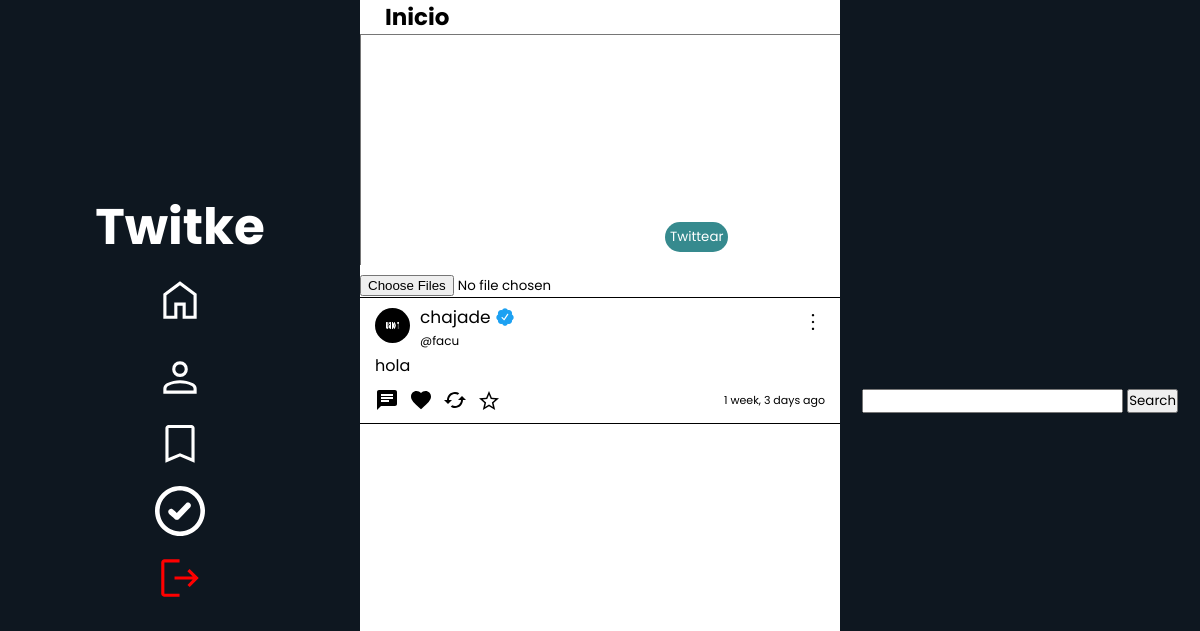
The app's page / (signed in), older data.
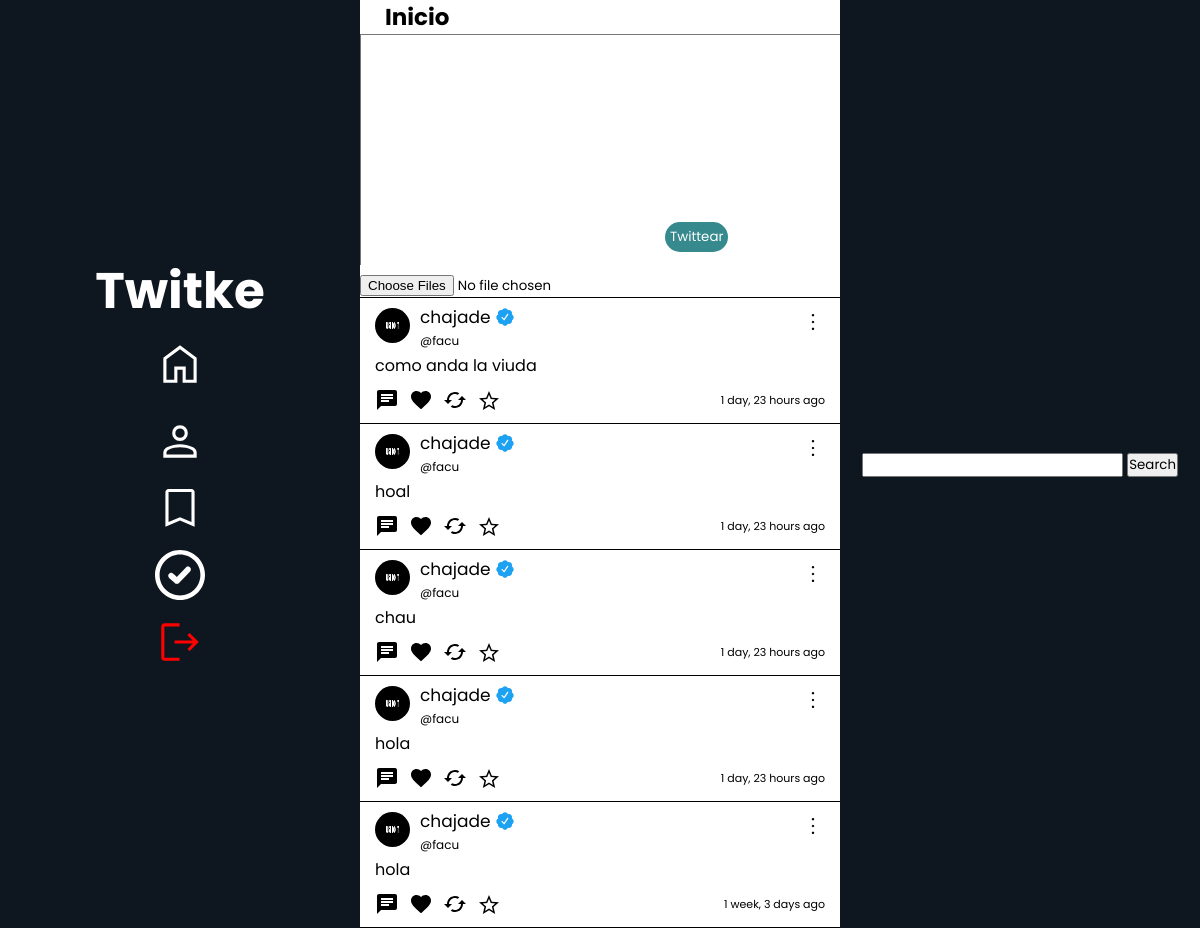
The same page, newer data.
### tweet_profiles/models.py (models this page shows)
class Tweet_profile(models.Model):
    tweet = models.ForeignKey(Tweet, null=True, on_delete=models.CASCADE)
    profile = models.ForeignKey(Profiles, null=True, on_delete=models.CASCADE)
    retwitted_by = models.ManyToManyField(Profiles, related_name="retweet_users")

### profiles/models.py (models this page shows, shortened)
class Profiles(models.Model):
    user = models.ForeignKey(User, null=True, on_delete=models.CASCADE )
    username = models.CharField(max_length=30, null=True, default="")
    keeps = models.ManyToManyField(Tweet, related_name='kept_by_profiles', blank=True)
    retweets = models.ManyToManyField(Tweet, related_name='retweets_by_profiles', blank=True)
    biography = models.TextField(max_length=250,  null=True, default="", blank=True)
    profileImage = models.ImageField(null=True, blank=True, upload_to='profileImages')
    profileBanner = models.ImageField(null=True, blank=True, upload_to='profileBanners')
    followers = models.IntegerField(default=0)
    followers_users = models.ManyToManyField('self', symmetrical=False, related_name="followage", blank=True)
    followed_users = models.ManyToManyField('self', symmetrical=False, related_name='following', blank=True)
    birthday = models.DateField(null=True)
    webSite = models.CharField(null=True, max_length=100)
    created_at = models.DateTimeField(auto_now_add=True)
    is_verified = models.BooleanField(default=False)

### tweets/models.py (models this page shows)
class Tweet(models.Model):
    user = models.ForeignKey(User, null=True, on_delete=models.CASCADE)
    content = models.TextField(max_length=180)
    created_at = models.DateTimeField(auto_now_add=True)
    likes = models.IntegerField(default=0)
    likes_users = models.ManyToManyField(User, related_name="likes_tweets")
    retweets = models.IntegerField(default=0)
    edited = models.BooleanField(default=False)
    parent_tweet = models.IntegerField(null=True)

### tweets/views.py (the view)
# urls.py: path('', views.globalFeed, name='globalFeed'),
def globalFeed(request):
    current_profile = ""
    search = request.GET.get("searchUser")
    images = TweetImage.objects.all()
    if search:
        users = Profiles.objects.filter(username__icontains = search).all()
    else:
        users = Profiles.objects.all()
    if request.user.is_authenticated:
        current_profile = Profiles.objects.get(user__username = request.user.username)
        followers = current_profile.followed_users.all()
        tweets = Tweet_profile.objects.filter(Q(profile__in=followers) | Q(profile=current_profile), tweet__parent_tweet=None)
    else:
        tweets = Tweet_profile.objects.all().filter(tweet__parent_tweet = None)
    return render(request, 'globalFeed.html',{
            'form': forms.postTweet,
            'tweets': tweets,
            'current_profile': current_profile,
            'users': users,
            'images': images
    })

### tweets/templates/globalFeed.html (shortened to what this page needs)
{% extends 'base.html' %}  {% load static %}
    {% block content %}
    <link rel="stylesheet" href="{% static 'globalFeed.css' %}" />
    <link rel="stylesheet" href="{% static 'User.css' %}" />
    <div class="container-1">
        <h1 class="feedTitle">Inicio</h1>
        <form action="{% url 'postTweet' %}" method="POST" class="postTweetForm" enctype="multipart/form-data">
            <textarea name="content" cols="57" rows="10" required="" id="id_content" spellcheck="false" {% if tweets %} style="border-bottom: none;" {% else %} style="border-bottom: 1px solid black;" {% endif %}></textarea>
            <input type="file" name="tweetImage" id="tweetImage" multiple>
            <button>
                Twittear
            </button>
        </form>
    </div>
        <div class="tweets">
            {% for tweet in tweets %}
                {% include 'Tweet.html' %}
            {% endfor %}
        </div>
{% endblock content %}

### tweets/templates/Tweet.html (shortened to what this page needs)
{% load static %}
<a href="{% if tweet.tweet %}{% url 'tweetDetails' tweet.tweet.id %}{% else %}{% url 'tweetDetails' tweet.id %}{% endif %}" class="tweet">
    <div class="div-content" id="{{tweet.id}}">
        <div class="tweetHead">
            <div class="fotoPerfil">
                {% if tweet.profile.profileImage %}
                <img src="{{tweet.profile.profileImage.url}} " alt="" class="fotito profilePhoto">
                {% endif %}
                <form action="{% if tweet.tweet %}{% url 'myProfile' tweet.profile.user.id %}{% else %}{% url 'myProfile' tweet.user.id %}{% endif %}" class="formName">
                    <div class="username">
                        <button class="usernameTweet">{% if tweet.tweet %}{{tweet.tweet.user.username}}{% else %}{{tweet.user.username}}{% endif %}</button>
                        {% if tweet.profile.is_verified %}
                            <img src="{% static 'Twitter-Verified.svg' %}" alt="" style="width: 30px">
                        {% endif %}
                    </div>
                    <p style="font-size: 12px">{% if tweet.tweet %} @{{tweet.profile.username}}{% else %}{{profile.username}}{% endif %}</p>
                </form>
            </div>
            <div class="tweetOptions" style="z-index: 0">
                <button  class="optionButtons" data="true"></button>
            </div>
        </div>
        <span class="tweetMessage">{% if tweet.tweet %}{{tweet.tweet.content}}{% else %}{{tweet.content}}{% endif %}</span>
        <div class="buttons">
            <button class="msgButton" id="{% if tweet.tweet %}{{tweet.tweet.id}}{% else %}{{tweet.id}}{% endif %}">
                    <svg class="msgSvg" xmlns="http://www.w3.org/2000/svg" height="24px" viewBox="0 0 24 24" width="24px" fill="#000000">
                        <path d="M0 0h24v24H0z" fill="none"/>
                        <path d="M20 2H4c-1.1 0-1.99.9-1.99 2L2 22l4-4h14c1.1 0 2-.9 2-2V4c0-1.1-.9-2-2-2zM6 9h12v2H6V9zm8 5H6v-2h8v2zm4-6H6V6h12v2z"/>
                    </svg>
                </button>
                <form action="{% if tweet.tweet %}{% url 'like' tweet.tweet.id %}{% else %}{% url 'like' tweet.id %}{% endif %}" class="likeForm" id="likeForm">
                    <button class="likeBtn" onclick="{% if user.is_authenticated %} like(event, this) {% endif %}" tweet-id="{% if tweet.tweet %}{{tweet.tweet.id}}{% else %}{{tweet.id}}{% endif %}" >
                    </button>
                </form>
                <form action="{% if tweet.tweet %}{% url 'retweet' tweet.tweet.id %}{% else %}{% url 'retweet' tweet.id %}{% endif %}">
                    <button>
                        </button>
                </form>
                <form action="{% if tweet.tweet %}{% url 'keepTweets' tweet.tweet.id %}{% else %}{% url 'keepTweets' tweet.id %}{% endif %}" id="keepForm">
                    <button tweet-id="{{tweet.tweet.id}}" onclick="{% if user.is_authenticated %} favs(event, this) {% endif %}" class="keptButton">
                            <svg class="keepSvg saved" xmlns="http://www.w3.org/2000/svg" height="24px" viewBox="0 96 960 960" width="24px"><path {% if tweet.tweet in current_profile.keeps.all or tweet in current_profile.keeps.all %}fill="rgb(211, 165, 15)"{% endif %}d="m323 851 157-94 157 95-42-178 138-120-182-16-71-168-71 167-182 16 138 120-42 178Zm-90 125 65-281L80 506l288-25 112-265 112 265 288 25-218 189 65 281-247-149-247 149Zm247-355Z"/></svg>
                    </button>
                </form>
            <p class="timeAgo">{% if tweet.tweet %}{{tweet.tweet.created_at|timesince}} ago {% else %}{{tweet.created_at|timesince}}{% endif %}</p>
        </div>
    </div>
</a>

Row changes from the older to the newer data that the page shows:
added Tweet_profile: profile.profileImage (picture), tweet.user.username "chajade", profile.username "facu", tweet.content "hola", tweet.created_at "1 day, 23 hours"
added Tweet_profile: profile.profileImage (picture), tweet.user.username "chajade", profile.username "facu", tweet.content "chau", tweet.created_at "1 day, 23 hours"
added Tweet_profile: profile.profileImage (picture), tweet.user.username "chajade", profile.username "facu", tweet.content "hoal", tweet.created_at "1 day, 23 hours"
added Tweet_profile: profile.profileImage (picture), tweet.user.username "chajade", profile.username "facu", tweet.content "como anda la viuda", tweet.created_at "1 day, 23 hours"
